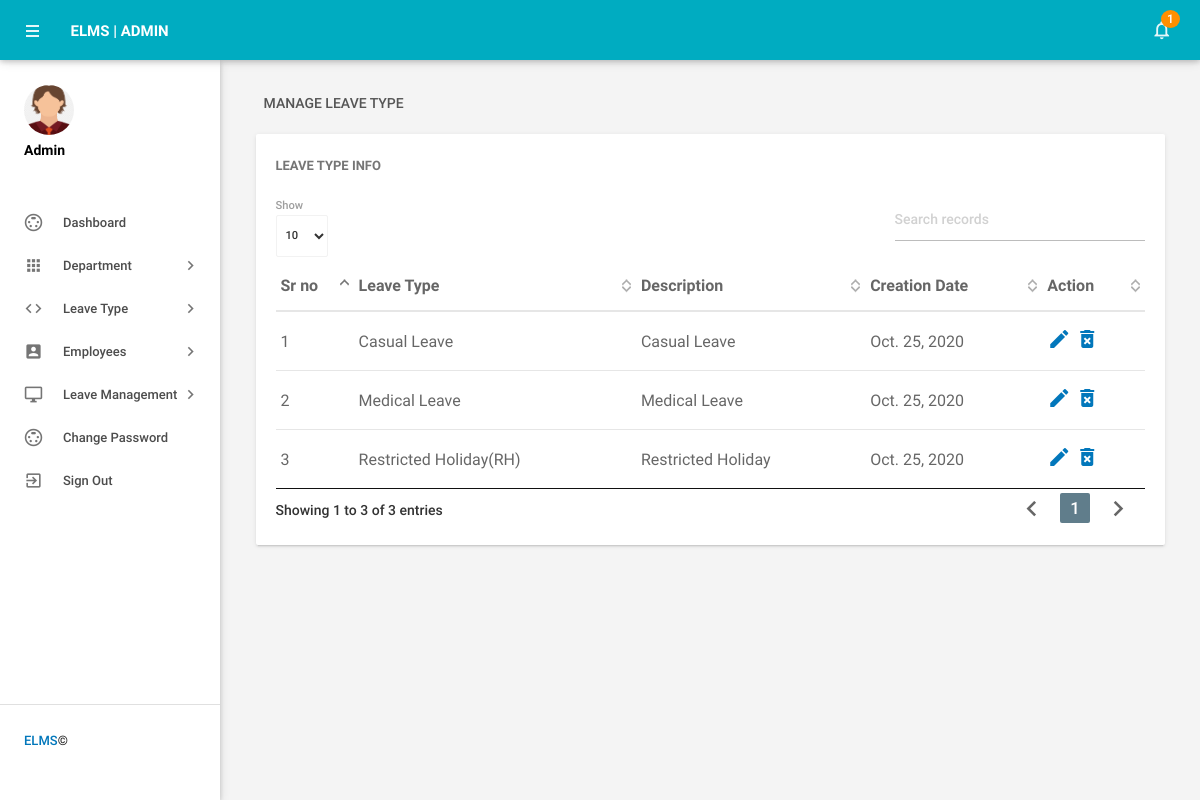
/manage_leavetype (signed in), run on the app's committed database.
### employeeleave/models.py (models this page shows, shortened)
class Leavetype(models.Model):
    leavetypename = models.CharField(max_length=70)
    description = models.CharField(max_length=500)
    creationdate = models.DateField()

### employeeleave/views.py (the view)
# urls.py: path('manage_leavetype',manage_leavetype, name='manage_leavetype'),
def manage_leavetype(request):
    if not request.user.is_authenticated:
        return redirect('admin_login')
    leavescount = Leaves.objects.filter(isread="no").count()
    unreadleaves = Leaves.objects.filter(isread="no")
    leavetype = Leavetype.objects.all()
    d = {'leavetype':leavetype,'leavescount':leavescount,'unreadleaves':unreadleaves}
    return render(request, 'manage_leavetype.html', d)

### employeeleave/templates/manage_leavetype.html (shortened to what this page needs)
{% load static %}
{% block body %}<html lang="en">
    <head>
       <link type="text/css" rel="stylesheet" href="{% static 'admin/assets/plugins/materialize/css/materialize.min.css' %}"/>
        <link href="{% static 'admin/assets/plugins/material-preloader/css/materialPreloader.min.css' %}" rel="stylesheet">
        <link href="{% static 'admin/assets/plugins/datatables/css/jquery.dataTables.min.css' %}" rel="stylesheet">
       <link href="{% static 'admin/assets/css/alpha.min.css' %}" rel="stylesheet" type="text/css"/>
        <link href="{% static 'admin/assets/css/custom.css' %}" rel="stylesheet" type="text/css"/>
    </head>
    <body>
       {% include 'header.html' %}
{% include 'sidebar.html' %}
            <main class="mn-inner">
                <div class="row">
                    <div class="col s12">
                        <div class="page-title">Manage Leave Type</div>
                    </div>
                    <div class="col s12 m12 l12">
                        <div class="card">
                            <div class="card-content">
                                <span class="card-title">Leave Type Info</span>
                                <table id="example" class="display responsive-table ">
                                    <thead>
                                        <tr>
                                            <th>Sr no</th>
                                            <th>Leave Type</th>
                                            <th>Description</th>
                                            <th>Creation Date</th>
                                            <th>Action</th>
                                        </tr>
                                    </thead>
                                    <tbody>
                            {% for i in leavetype %}
                                        <tr>
                                            <td>{{forloop.counter}}</td>
                                            <td>{{i.leavetypename}}</td>
                                            <td>{{i.description}}</td>
                                            <td>{{i.creationdate}}</td>
                                            <td><a href="{% url 'edit_leavetype' i.id %}"><i class="material-icons">mode_edit</i></a>
                                            <a href="{% url 'delete_leavetype' i.id %}" onclick="return confirm('Do you want to delete');"> <i class="material-icons">delete_forever</i></a> </td>
                                        </tr>
                                       {% endfor %}
                                    </tbody>
                                </table>
                            </div>
                        </div>
                    </div>
                </div>
            </main>
        </div>
        <div class="left-sidebar-hover"></div>
    </body>
</html>
{% endblock %}

### employeeleave/templates/header.html (shortened to what this page needs)
        <div class="mn-content fixed-sidebar">
            <header class="mn-header navbar-fixed">
                <nav class="cyan darken-1">
                    <div class="nav-wrapper row">
                        <section class="material-design-hamburger navigation-toggle">
                            <a href="#" data-activates="slide-out" class="button-collapse show-on-large material-design-hamburger__icon">
                                <span class="material-design-hamburger__layer"></span>
                            </a>
                        </section>
                        <div class="header-title col s3">
                            <span class="chapter-title">ELMS | Admin</span>
                        </div>
                        <ul class="right col s9 m3 nav-right-menu">
                            <li class="hide-on-small-and-down"><a href="javascript:void(0)" data-activates="dropdown1" class="dropdown-button dropdown-right show-on-large"><i class="material-icons">notifications_none</i>
                                <span class="badge">{{leavescount}}</span></a></li>
                        </ul>
                    </div>
                </nav>
            </header>

### employeeleave/templates/sidebar.html (shortened to what this page needs)
  {% load static %}
     <aside id="slide-out" class="side-nav white fixed">
                <div class="side-nav-wrapper">
                    <div class="sidebar-profile" >
                        <div class="sidebar-profile-image">
                            <img src="{% static 'admin/assets/images/avatarboy729.png' %}" class="circle" alt="">
                        </div>
                        <div class="sidebar-profile-info">
                                <p>Admin</p>
                        </div>
                    </div>
                <ul class="sidebar-menu collapsible collapsible-accordion" data-collapsible="accordion">
                    <li class="no-padding"><a class="waves-effect waves-grey" href="{% url 'dashboard' %}"><i class="material-icons">settings_input_svideo</i>Dashboard</a></li>
                    <li class="no-padding">
                        <a class="collapsible-header waves-effect waves-grey"><i class="material-icons">apps</i>Department<i class="nav-drop-icon material-icons">keyboard_arrow_right</i></a>
                    </li>
                    <li class="no-padding">
                        <a class="collapsible-header waves-effect waves-grey"><i class="material-icons">code</i>Leave Type<i class="nav-drop-icon material-icons">keyboard_arrow_right</i></a>
                    </li>
                    <li class="no-padding">
                        <a class="collapsible-header waves-effect waves-grey"><i class="material-icons">account_box</i>Employees<i class="nav-drop-icon material-icons">keyboard_arrow_right</i></a>
                    </li>
   <li class="no-padding">
                        <a class="collapsible-header waves-effect waves-grey"><i class="material-icons">desktop_windows</i>Leave Management<i class="nav-drop-icon material-icons">keyboard_arrow_right</i></a>
                    </li>
  <li class="no-padding"><a class="waves-effect waves-grey" href="{% url 'changepasswordadmin' %}"><i class="material-icons">settings_input_svideo</i>Change Password</a></li>
                        <li class="no-padding">
                                <a class="waves-effect waves-grey" href="{% url 'logout' %}"><i class="material-icons">exit_to_app</i>Sign Out</a>
                            </li>
                </ul>
                   <div class="footer">
                    <p class="copyright"><a href="#">ELMS </a>©</p>
                </div>
                </div>
            </aside>

### data on the page
Leavetype: leavetypename "Casual Leave", description "Casual Leave", creationdate "Oct. 25, 2020"
Leavetype: leavetypename "Medical Leave", description "Medical Leave", creationdate "Oct. 25, 2020"
Leavetype: leavetypename "Restricted Holiday(RH)", description "Restricted Holiday", creationdate "Oct. 25, 2020"

### other printed values
{{ leavescount }} "1"
